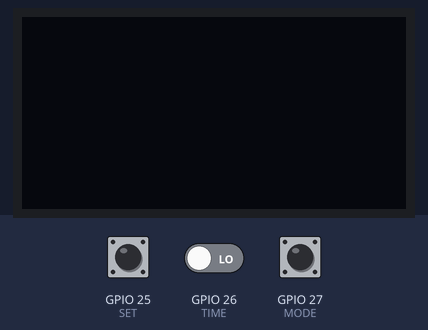
This program was run on a simulated ESP32. Shown: 128×64 one-colour display. The test bench sets the inputs (shaded band); at power-on: GPIO 26 (TIME) LOW, GPIO 25 (SET) LOW, GPIO 27 (MODE) LOW. The OLED is the two-colour kind (top 16 rows yellow); nothing arrives over Bluetooth unless stated; a phone connects over Bluetooth LE 3 s after start; what the program prints to the serial monitor is not drawn.

Above: at 3.2 s.
3.3 s: GPIO 26 (TIME) driven HIGH
At 3.47 s:
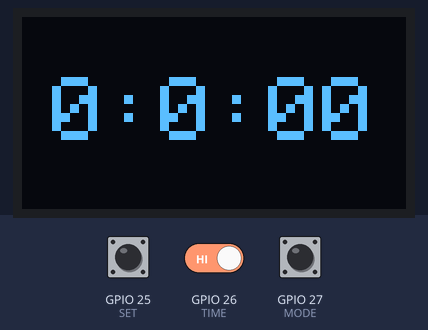
5.7 s: GPIO 25 (SET) pulled HIGH for 0.15 s
At 6.7 s:
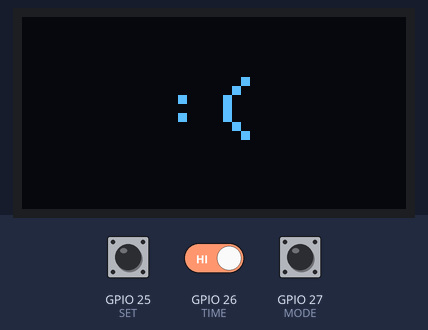
8.8 s: GPIO 27 (MODE) pulled HIGH for 3.2 s
At 11.22 s:
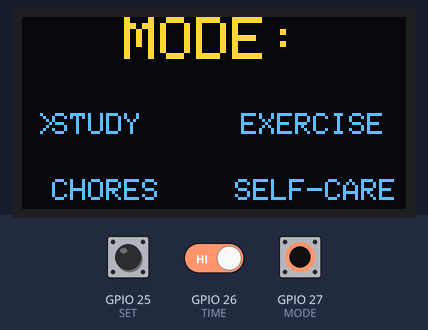
12.6 s: GPIO 27 (MODE) pulled HIGH for 3.2 s
At 13.37 s:
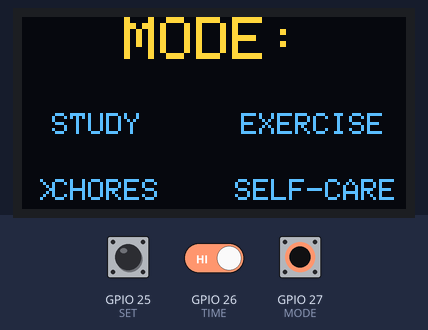
16.4 s: GPIO 25 (SET) pulled HIGH for 1 s
At 17.8 s:
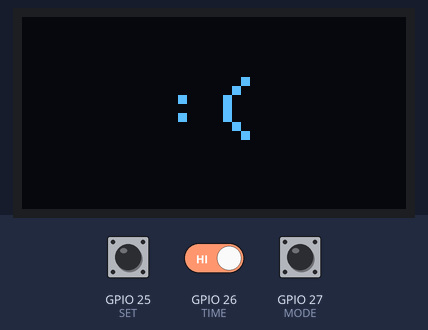
20.4 s: GPIO 25 (SET) pulled HIGH for 3.2 s
Timing chart, 0 to 23.4 s (numbered marks = the images above; inputs shaded):
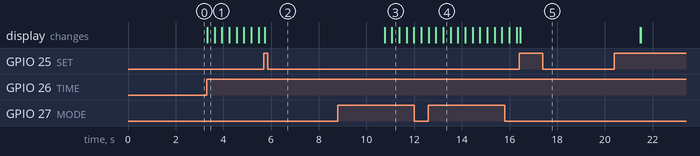

The program:

main.cpp
```cpp
#include <Arduino.h>
#include <Wire.h>
#include <string.h>
#include <Adafruit_GFX.h>
#include <Adafruit_SSD1306.h>
#include "subsidary.h"

#include "time_stone.h"
#include "mind_stone.h"

// Declare OLED operations
#define SCREEN_WIDTH 128  // OLED Display Width
#define SCREEN_HEIGHT 64 // OLED Display Height

// Define pins
#define SET 25      // START/STOP Button
#define TIME 26     // Time Increment Button
#define MODE 27     // Choose Mode for Timer

// Declaration for a I2C SSD1306 Display
Adafruit_SSD1306 display(SCREEN_WIDTH, SCREEN_HEIGHT, &Wire, -1);

// Initial Declaration
void clear();
void OLED(int state);
void chooseMode(int num);

int minutes(int counter);
int hours(int counter);

void setup() {
  pinMode(SET, INPUT_PULLDOWN);
  pinMode(TIME, INPUT_PULLDOWN);
  pinMode(MODE, INPUT_PULLDOWN);


  attachInterrupt(SET, &toggle_timer, RISING);
  attachInterrupt(TIME, &time_incr, RISING);
  attachInterrupt(MODE, &time_decr, RISING);


  init_timer();
  init_ble();

  Serial.begin(115200);
  Serial.println("BLE advertising...");

  // Set Initial Values
  resetStates();

  // Connect through I2C to the OLED Display
  if(!display.begin(SSD1306_SWITCHCAPVCC, 0x3C)){ // Address for Screen Size
    Serial.println(F("SSD1306 allocation failed"));
    // Hang
    while(true);
  }

  // Clear previous entries
  delay(2000);
  clear();
}

void loop() {
  clear();    // Clear Display
  int oledState = 0;
  pressed[0] = digitalRead(SET);    // Read START/STOP Button State
  pressed[1] = digitalRead(TIME);  // User chooses TIME
  pressed[2] = digitalRead(MODE);  // User chooses MODE

  if (pressed[0]){    // START/STOP Button
    // Re-read from this pin to see if hit again.
    HEAD_PAT = true;
    // Log values
    MODE_SELECT = findMode(mosh-1);
    mosh = 0;
    count = 0;
    int HOUR, MIN, SEC;

    display.setTextSize(3);
    display.setTextColor(WHITE);

    while (time_left >= 0){
      pressed[0] = digitalRead(SET);
      // Get logistics -- Variables to be editted later
      int16_t x1;
      int16_t y1;
      uint16_t width;
      uint16_t height;

      // Break-it-out
      if (pressed[0]){
        clear();
        display.getTextBounds(":(", 0, 0, &x1, &y1, &width, &height);
        display.setCursor((SCREEN_WIDTH - width) / 2, (SCREEN_HEIGHT - height) / 2);
        display.print(":(");
        display.display();
        delay(5000);
        QUITTER = true;
        break;
      }
      // Clear Screen
      clear();

      // Split the time into identifiable factors
      int temp = time_left;
      HOUR = temp / 3600;
      temp = (temp % 3600);
      MIN = temp / 60;
      temp = (temp % 60);
      SEC = temp;

      // Make it a string
      String hourStr = String(HOUR);
      String minStr = String(MIN);
      String secStr = String (SEC);
      String time;
      time += hourStr;
      time += ":";
      time += minStr;
      time += ":";
      time += secStr;

      display.getTextBounds(time, 0, 0, &x1, &y1, &width, &height);
      display.setCursor((SCREEN_WIDTH - width) / 2, (SCREEN_HEIGHT - height) / 2);
      display.print(time);
      display.display();
    }
    if (!QUITTER){
      OLED(1);
    }
    // Reset Main Button to Base
    HEAD_PAT = false;
  }
  if (pressed[1] && HEAD_PAT == false){    // TIME Selection
    MODE_SELECT = findMode(mosh-1);
    OLED(2);
    countUp();
  }
  if (pressed[2] && HEAD_PAT == false){    // MODE
    count = 0;
    OLED(3);
    upMode();
  }

  if (deviceConnected) {
    uint32_t value = time_left;
    time_elapsed_CHAR->setValue(value);
  }
}

/// Function Declarations for use interior to design are declared HERE.
// Clear Function
void clear(){
  display.clearDisplay();
}

// Operate OLED
void OLED(int state){
  clear();

  // Get logistics -- Variables to be editted later
  int16_t x1;
  int16_t y1;
  uint16_t width;
  uint16_t height;

  if(state == 1){     // If the START/STOP Button is pressed
    // Condition the font
    display.setTextSize(3);
    display.setTextColor(WHITE);
    // Display a Happy Message when the timer is up
    display.getTextBounds("WooHoo!", 0, 0, &x1, &y1, &width, &height);
    display.setCursor((SCREEN_WIDTH - width) / 2, (SCREEN_HEIGHT - height) / 2);
    display.print("WooHoo!");
    display.display();
    delay(2000);
  }
  else if(state == 2){    // If TIMER is pressed
    display.setTextSize(3);
    display.setTextColor(WHITE);
    // Interpret the count - Each integer represents 10 minutes.
    String HOURS = String(hours(count));
    String MINS = String(minutes(count));
    String time;
    time += HOURS;
    time += ":";
    time += MINS;
    time += ":00";
    display.getTextBounds(time, 0, 0, &x1, &y1, &width, &height);
    display.setCursor((SCREEN_WIDTH - width) / 2, (SCREEN_HEIGHT - height) / 2);
    display.print(time);
    display.display();
  }
  else if(state == 3){    // IF MODE is pressed
    display.setTextSize(2);
    display.setTextColor(WHITE);
    // Grab data of MODE
    display.getTextBounds("MODE:", 0, 0, &x1, &y1, &width, &height);
    // Display in desired location
    display.setCursor((SCREEN_WIDTH - width)/2, 0);
    display.print("MODE:");
    display.setTextSize(1);
    display.setCursor(10, SCREEN_HEIGHT/2);
    display.print("STUDY");
    display.setCursor(10, SCREEN_HEIGHT-10);
    display.print("CHORES");
    display.getTextBounds("EXERCISE", 0, 0, &x1, &y1, &width, &height);
    display.setCursor(SCREEN_WIDTH - (SCREEN_WIDTH - width)/2 - 15, SCREEN_HEIGHT/2);
    display.print("EXERCISE");
    display.getTextBounds("SELF-CARE", 0, 0, &x1, &y1, &width, &height);
    display.setCursor(SCREEN_WIDTH - (SCREEN_WIDTH - width)/2 - 20, SCREEN_HEIGHT-10);
    display.print("SELF-CARE");
    chooseMode(mosh);
    display.display();
  }
  else{
    display.setTextSize(1);
    display.setTextColor(WHITE);
    display.setCursor(0, 10);
    display.println("No Button Pressed!");
    display.display();
  }
}

void chooseMode(int num){
  // Get logistics -- Variables to be editted later
  int16_t x1;
  int16_t y1;
  uint16_t width;
  uint16_t height;
  display.setTextSize(1);

  switch(num){
    case 0:
    // Grab data of MODE
    display.setCursor(5, SCREEN_HEIGHT/2);
    display.print(">");
    break;
    case 1:
    display.setCursor(5, SCREEN_HEIGHT-10);
    display.print(">");
    break;
    case 2:
    display.getTextBounds("EXERCISE", 0, 0, &x1, &y1, &width, &height);
    display.setCursor(SCREEN_WIDTH - (SCREEN_WIDTH - width)/2 - 20, SCREEN_HEIGHT/2);
    display.print(">");
    break;
    case 3:
    display.getTextBounds("SELF-CARE", 0, 0, &x1, &y1, &width, &height);
    display.setCursor(SCREEN_WIDTH - (SCREEN_WIDTH - width)/2 - 25, SCREEN_HEIGHT-10);
    display.print(">");
    break;
    default:
    break;
  }
}
```

mind_stone.cpp
```cpp
#include <Arduino.h>
#include "mind_stone.h"

BLECharacteristic* time_elapsed_CHAR = new BLECharacteristic(TIME_UUID, BLECharacteristic::PROPERTY_READ);
BLEDescriptor* time_elapsed_DESC = new BLEDescriptor(BLEUUID((uint16_t)0x2901));

BLECharacteristic* mode_CHAR = new BLECharacteristic(MODE_UUID, BLECharacteristic::PROPERTY_READ | BLECharacteristic::PROPERTY_WRITE);
BLEDescriptor* mode_DESC = new BLEDescriptor(BLEUUID((uint16_t)0x2901));

bool deviceConnected = false;
char mode[2] = "E";
uint8_t mode_i = 0;

/*
 *  Server callbacks when device connects/disconnects
 */
class CorgiCallbacks: public BLEServerCallbacks {
  void onConnect(BLEServer* server) {
    Serial.println("Connected.");
    deviceConnected = true;
  };
  void onDisconnect(BLEServer* server) {
    deviceConnected = false;
    server->startAdvertising();
    Serial.println("Advertising...");
  }
};

/*
 * Handles writing to "mode" Characteristic
 */
class CharacteristicCallBack : public BLECharacteristicCallbacks
{
  void onWrite(BLECharacteristic *characteristic_)
  {
    mode[0] = characteristic_->getValue()[0];
  }
};

/*
 * Initializes BLE device, server, characteristics, descriptors
 * Begins server advertising
 */
void init_ble() {
    BLEDevice::init(BLUETOOTH_NAME);
    BLEServer *server = BLEDevice::createServer();
    server->setCallbacks(new CorgiCallbacks());

    BLEService *service = server->createService(SERVICE_UUID);

    // Time Elapsed Characteristic
    service->addCharacteristic(time_elapsed_CHAR);
    time_elapsed_DESC->setValue("Time Elapsed (s)");
    time_elapsed_CHAR->addDescriptor(time_elapsed_DESC);

    // Mode Characteristic
    service->addCharacteristic(mode_CHAR);
    mode_DESC->setValue("Mode");
    mode_CHAR->addDescriptor(mode_DESC);
    mode_CHAR->setCallbacks(new CharacteristicCallBack());

    service->start();

    // Start advertising
    BLEAdvertising *advertising = BLEDevice::getAdvertising();
    advertising->addServiceUUID(SERVICE_UUID);
    server->getAdvertising()->start();

    // Initialize mode Characteristic value
    mode_CHAR->setValue(mode);
}

/*
 * Reads "mode" value (as char)
 */
char get_mode() {
    return mode[0];
}

/*
 * Modes:
 * Exercise (E)
 * Chores/Work (E)
 * Studying (S)
 * Care (C)
 */
void switch_mode() {
  static char MODES[] = "EWSC";
  if (mode_i < 4) mode_i++;
  else mode_i = 0;

  mode[0] = MODES[mode_i];
  mode_CHAR->setValue(mode);
}
```

mind_stone.h
```cpp
#ifndef MIND_STONE_H
#define MIND_STONE_H

#include <BLEDevice.h>
#include <BLEServer.h>

#define BLUETOOTH_NAME "BLORGI"
#define SERVICE_UUID "b8fdd891-3087-401a-b7f8-644b3c413222"
#define TIME_UUID "1f23bbc2-3e6e-4f90-bc11-8cf77436aa38"
#define MODE_UUID "23f62672-7dbb-4160-8b3c-1cf09ab9ac60"

extern BLECharacteristic* time_elapsed_CHAR;
extern BLEDescriptor* time_elapsed_DESC;
extern BLECharacteristic* mode_CHAR;
extern BLEDescriptor* mode_DESC;
extern bool deviceConnected;
extern char mode[2];
extern uint8_t mode_i;

void init_ble();

char get_mode();

void set_mode(char mode_);

#endif
```

subsidary.h
```cpp
// Look to previous states and log
bool pressed[3];

// Initialize Final Values to send via BLE
char MODE_SELECT;
int TIME_SELECT;
bool HEAD_PAT = false;
bool QUITTER = false;

int count, mosh;
int LEFTOVER;
char modes[4] = {'s', 'c', 'e', 'm'};

void resetStates(){
  for (int n = 0; n < 3; n++){
    pressed[n] = 0;
  }
}

// Calculate the hours
int hours(int counter){
  return (counter * 10) / 60;
}

// Calculate the minutes
int minutes(int counter){
  return (counter * 10) % 60;
}

// Count Up function for Button
void countUp(){
  if (count == 12){
    count = 0;
  }
  else{
    count++;
  }
}

void upMode(){
  if (mosh == 4){
    mosh = 0;
  }
  else{
    mosh++;
  }
}

// Find char to relay
char findMode(int num){
  return modes[num];
}
```

time_stone.cpp
```cpp
#include "time_stone.h"
#include <Arduino.h>

hw_timer_t *timer = NULL;

portMUX_TYPE time_left_MUX = portMUX_INITIALIZER_UNLOCKED;

volatile bool timer_active = false;

volatile unsigned int time_left = 0;

unsigned int time_segments = 0;

/*
 * Hardware timer interrupt handler
 * Decrements remaining time OR disables "timer_active" if finished
 */
void IRAM_ATTR onTimerDone() {
  if (time_left > 0) {

    portENTER_CRITICAL_ISR(&time_left_MUX);
    time_left--;
    portEXIT_CRITICAL_ISR(&time_left_MUX);
  }
  else if (timer_active) {
    timer_active = false;
  }
}

/*
 * Initializes 1Hz timer clock
 */
void init_timer() {
  timer = timerBegin(0, 80, true);
  timerAttachInterrupt(timer, &onTimerDone, true);
}

/*
 * Decrements "time_segments" value
 */
void time_decr() {
  if (time_segments > 0) {
    time_segments--;
  }
}

/*
 * Increments "time_segments" value
 */
void time_incr() {
  if (time_segments < 12) {
    time_segments++;
  }
  else {
    time_segments = 0;
  }
}

/*
 * Toggles 1Hz timer
 */
void toggle_timer() {
  if (timer_active) {
    portENTER_CRITICAL_ISR(&time_left_MUX);
    time_left = 0;
    portEXIT_CRITICAL_ISR(&time_left_MUX);
    timer_active = false;
  }
  else {
    // Resets time elapsed
    portENTER_CRITICAL_ISR(&time_left_MUX);
    time_left = time_segments * TIME_SCALER;
    portEXIT_CRITICAL_ISR(&time_left_MUX);

    // Enable timer state
    timer_active = true;

    // Count up to 1M microseconds = 1 second
    timerAlarmWrite(timer, 1000000, true);
    timerAlarmEnable(timer);
    // Phase correction
    timerRestart(timer);
  }

}
```

time_stone.h
```cpp
#ifndef TIME_STONE_H
#define TIME_STONE_H

#include <Arduino.h>

// Multiplied by time_segments to scale to seconds
#define TIME_SCALER 600

extern hw_timer_t *timer;

extern portMUX_TYPE time_left_MUX;

extern volatile bool timer_active;

extern volatile unsigned int time_left;

extern unsigned int time_segments;

void init_timer();

void IRAM_ATTR onTimerDone();

void time_decr();

void time_incr();

void toggle_timer();

#endif
```

Measured:
- after the input at 3.3 s, the display: changes at once (image 1)
- after the input at 5.7 s, the display: changes at once (image 2)
- after the input at 8.8 s, the display: first differs from a run without the input after 2.3 s (image 3)
- after the input at 12.6 s, the display: first differs from a run without the input after 0.31 s (image 4 shows a later state)
- after the input at 16.4 s, the display: changes after 0.05 s (image 5)
